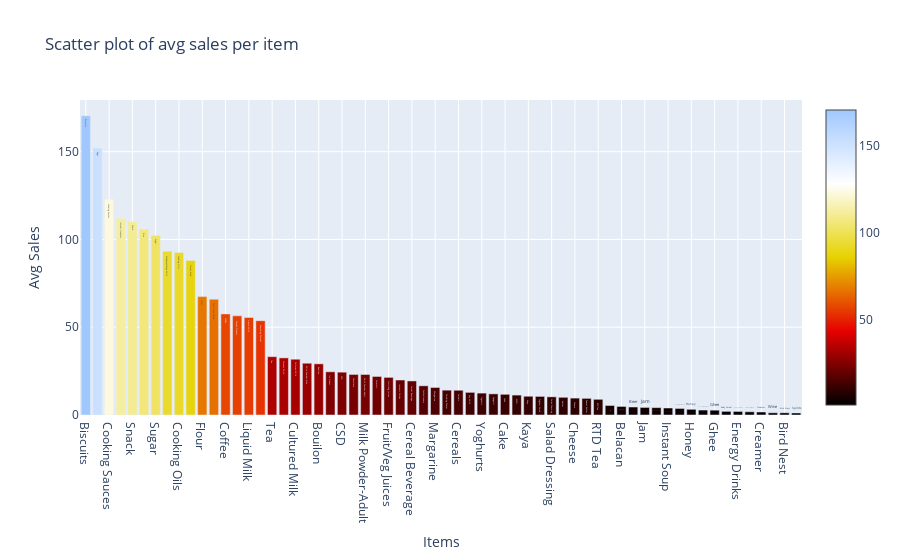

This figure's notebook cell:
### Code cell
avg_sales_per_item_across_stores_sorted = avg_sales_per_item_across_stores_df.avg_sale.values
# Scatter plot of average sales per item
sales_item_data = go.Bar(
    x=[i for i in avg_sales_per_item_across_stores_df.Category.values],
    y=avg_sales_per_item_across_stores_sorted,
    marker=dict(
        color=avg_sales_per_item_across_stores_sorted,
        colorscale='Blackbody',
        showscale=True
    ),
    text = avg_sales_per_item_across_stores_df.Category.values
)
data = [sales_item_data]

sales_item_layout = go.Layout(
    autosize= True,
    title= 'Scatter plot of avg sales per item',
    hovermode= 'closest',
    xaxis= dict(
        title= 'Items',
        ticklen= 55,
        zeroline= False,
        gridwidth= 1,
    ),
    yaxis=dict(
        title= 'Avg Sales',
        ticklen= 10,
        zeroline= False,
        gridwidth= 1,
    ),
    showlegend= False
)
fig = go.Figure(data=data, layout=sales_item_layout)
py.iplot(fig,filename='scatter_sales_item')

### Figure 1 — Plotly figure (JSON) as saved in the notebook; plotly's stock layout.template omitted (floating-point values rounded to 4 significant figures)
{"data": [{"marker": {"color": [170.5, 152.1, 122.9, 112.0, 110.1, 105.8, 102.2, 93.33, 92.53, 88.07, 67.44, 65.97, 57.59, 56.49, 55.52, 53.72, 33.23, 32.53, 31.77, 29.5, 29.15, 24.62, 24.39, 23.11, 23.08, 21.96, 21.43, 19.93, 19.4, 16.63, 15.68, 14.16, 14.1, 12.9, 12.47, 12.04, 11.78, 11.35, 10.68, 10.59, 10.34, 10.08, 9.626, 9.478, 8.938, 5.41, 4.869, 4.554, 4.314, 4.201, 3.994, 3.73, 3.239, 2.819, 2.745, 2.08, 2.035, 1.836, 1.706, 1.245, 1.241, 1.157], "colorscale": [[0, "rgb(0,0,0)"], [0.25, "rgb(230,0,0)"], [0.5, "rgb(230,210,0)"], [0.75, "rgb(255,255,255)"], [1, "rgb(160,200,255)"]], "showscale": true}, "text": ["Biscuits", "Eggs", "Cooking Sauces", "Instant Noodles", "Snack", "Rice", "Sugar", "Condensed/Evap Milk", "Cooking Oils", "Frozen Food", "Flour", "Tonic Food Drink", "Coffee", "Canned Product", "Liquid Milk", "Seasoning Powder", "Tea", "Coconut Milk", "Cultured Milk", "Milk Powder-Kids", "Bouilon", "Ice Cream", "CSD", "Chocolate", "Milk Powder-Adult", "Cordials", "Fruit/Veg Juices", "Isotonic Drinks", "Cereal Beverage", "Confectionery", "Margarine", "Drinking Water", "Cereals", "Soy Milk", "Yoghurts", "Spagetti", "Cake", "MSG", "Kaya", "Yoghurt Drink", "Salad Dressing", "Butter", "Cheese", "Peanut Butter", "RTD Tea", "Milk Powder-Infant", "Belacan", "Beer", "Jam", "RTD Coffee", "Instant Soup", "Choc/Nut Spread", "Honey", "Savoury Spread", "Ghee", "Baby Cereal", "Energy Drinks", "Chicken Essence", "Creamer", "Wine", "Bird Nest", "Spirits"], "type": "bar", "x": ["Biscuits", "Eggs", "Cooking Sauces", "Instant Noodles", "Snack", "Rice", "Sugar", "Condensed/Evap Milk", "Cooking Oils", "Frozen Food", "Flour", "Tonic Food Drink", "Coffee", "Canned Product", "Liquid Milk", "Seasoning Powder", "Tea", "Coconut Milk", "Cultured Milk", "Milk Powder-Kids", "Bouilon", "Ice Cream", "CSD", "Chocolate", "Milk Powder-Adult", "Cordials", "Fruit/Veg Juices", "Isotonic Drinks", "Cereal Beverage", "Confectionery", "Margarine", "Drinking Water", "Cereals", "Soy Milk", "Yoghurts", "Spagetti", "Cake", "MSG", "Kaya", "Yoghurt Drink", "Salad Dressing", "Butter", "Cheese", "Peanut Butter", "RTD Tea", "Milk Powder-Infant", "Belacan", "Beer", "Jam", "RTD Coffee", "Instant Soup", "Choc/Nut Spread", "Honey", "Savoury Spread", "Ghee", "Baby Cereal", "Energy Drinks", "Chicken Essence", "Creamer", "Wine", "Bird Nest", "Spirits"], "y": [170.5, 152.1, 122.9, 112.0, 110.1, 105.8, 102.2, 93.33, 92.53, 88.07, 67.44, 65.97, 57.59, 56.49, 55.52, 53.72, 33.23, 32.53, 31.77, 29.5, 29.15, 24.62, 24.39, 23.11, 23.08, 21.96, 21.43, 19.93, 19.4, 16.63, 15.68, 14.16, 14.1, 12.9, 12.47, 12.04, 11.78, 11.35, 10.68, 10.59, 10.34, 10.08, 9.626, 9.478, 8.938, 5.41, 4.869, 4.554, 4.314, 4.201, 3.994, 3.73, 3.239, 2.819, 2.745, 2.08, 2.035, 1.836, 1.706, 1.245, 1.241, 1.157]}], "layout": {"autosize": true, "hovermode": "closest", "showlegend": false, "title": {"text": "Scatter plot of avg sales per item"}, "xaxis": {"gridwidth": 1, "ticklen": 55, "title": {"text": "Items"}, "zeroline": false}, "yaxis": {"gridwidth": 1, "ticklen": 10, "title": {"text": "Avg Sales"}, "zeroline": false}}}
